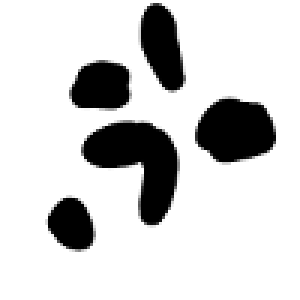
#> input picture map/small_obstacle_map.bmp, 100 x 100 px (shown 3 times larger)
$ python hybridAStarTest.py
#> lines starting #> are read from the running program, lines starting #| are printed output that depends on the picture
### src/Utils/plot.py
import matplotlib.pyplot as plt
import numpy as np
from PIL import Image
import math
from matplotlib import collections as mc

# [46 lines left out: functions plotOccupancyGrid, plotRobotPose, not called in this run]

# Plot a list of robot poses.
# poses: A list of poses, or [[x, y, theta], [...], ...]
def plotRobotPoses(poses, style='bo'):
    for i in range(len(poses)):
        plotRobotPose(poses[i], style)

# [7 lines left out: function plotFeatures, not called in this run]

'''
configs: List of rectangle configuration: [(x, y, theta), ...]
'''
# [23 lines left out: function plotRectangles, not called in this run]


'''
Plot line segments.
lines: A list of lines, defined as [[(x0, y0), (x1, y1)], [...], ...]
'''
# [4 lines left out: function plotLines, not called in this run]

def limit(xs, xe, ys, ye):
    plt.xlim(xs, xe)
    plt.ylim(ys, ye)


def show():
    plt.show()


def readBMPAsNumpyArray(file):
#> called with file = '../map/small_obstacle_map.bmp'
    img = Image.open(file)
#> img is the input picture: PIL image 100x100 L; min 0, max 255, mean 209.1
    data = np.array((img.getdata()))
#> data = 10000 values, max 255 at index 0, min 0 at index 250, mean 209.1
    width, height = img.size
#> width = 100; height = 100
    data = data.reshape(height, width)
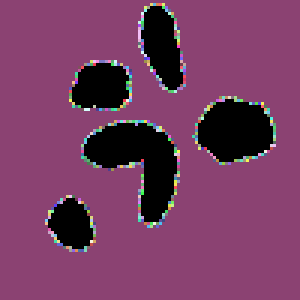
#> data: shape (100, 100) int64 (shown 3 times larger); 203 distinct labels, from 0 to 255; one colour per label, 0 black
    return data

### src/Planning/HybridAStar/ObstacleMap.py
import numpy as np
import kdtree as kd
import src.Planning.HybridAStar.ObstacleNode as obsnode
import math

""" Resposible for testing collision. """
class ObstacleMap:
    """
    occupancy_list: List of occupied locations, in [x, y].
    cell_size: Cell size of what each item in the occupancy list represents.
    car_geometry: Rectangular geometry of the car, parameterized by length and width. Dict {length: ..., width: ..., axel_length: }.
    path_collsion_interval: When performing collision detection of a path, the resolution of the path that will be subdivided
        into.
    k_closest: K nearest obstacles when checking collision.
    accelerated: Use accelerated collision detection. By simply checking obstacle distance against a sphere around
        the vehicle.
    """
    def __init__(self, occupancy_list, cell_size, car_geometry, path_collsion_interval, accelerated=True):
        self.occupancy_list = occupancy_list
        self.cell_size = float(cell_size)
        self.car_geometry = car_geometry
        self.path_collsion_interval = float(path_collsion_interval)

        obstacles = [obsnode.ObstacleNode(config) for config in occupancy_list]
        self.kd_tree = kd.create(point_list=obstacles, dimensions=2)
        self.accerated = accelerated

    # [60 lines left out: functions paths_are_free, is_occupied, not called in this run]

    """
    pos: Position of the point, [x, y]
    """
    # [13 lines left out: functions distance_to_nearest_obstacle, _kd_tree_distance, not called in this run]

### src/Planning/HybridAStar/FowardNonHolonomicMotionModel.py
import numpy as np
import src.Planning.HybridAStar.Path as p
import src.Planning.HybridAStar.DubinCircle as dc


class FowardNonHolonomicMotionModel:
    """
    wheel_max_angle: Maximum turning angle of the car.
    num_angle_controls: Number of discrete wheel controls.
    car_axis_length: Distance from front axel to rear axel.
    distance_increment: distance traversed after applying action.
        This distance should be less than the circumference of the smallest turning circle.
    """
    def __init__(self, wheel_max_angle, num_angle_controls, car_axel_length, distance_increment):
        self.wheel_max_angle = float(wheel_max_angle)
        self.num_angle_controls = int(num_angle_controls)
        self.car_axel_length = float(car_axel_length)
        self.distance_increment = float(distance_increment)

        wheel_increment = 2 * wheel_max_angle / (self.num_angle_controls - 1)
        self.wheel_actions = [theta for theta in np.arange(-wheel_max_angle, wheel_max_angle + 0.001, wheel_increment)]

    """
    config: Configuration of the car, [x, y, theta]. Center of the car is located at
        the midpoint of the rear axel of the car.
    """
    # [46 lines left out: function generate_neighbors, not called in this run]


    def get_min_turning_radius(self):
        return np.abs(self.car_axel_length / np.tan(self.wheel_max_angle))

### src/Planning/HybridAStar/ObstacleNode.py
""" A node in the KD tree of the obstacle map. """
class ObstacleNode:
    """
    config: Node configuration, array [x, y].
    """
    def __init__(self, config):
        self.config = config
        self.neighbors = []

    def get_config(self):
        return self.config

    def __len__(self):
        return 2

    def __getitem__(self, i):
        return self.config[i]

    def __repr__(self):
        return 'Item({}, {})'.format(self.config[0], self.config[1])

### tests/hybridAStarTest.py
import numpy as np
from matplotlib import pyplot as plt
import src.Utils.plot as uplt
import src.Planning.HybridAStar.FowardNonHolonomicMotionModel as model
import src.Planning.HybridAStar.ObstacleMap as obmap
import src.Planning.HybridAStar.Heuristics as h
import src.Planning.HybridAStar.HybridAStar as hastar
import cProfile, pstats
import src.Planning.HybridAStar.PathOptimizer as popt

grid_resolution = 0.5

def show(configs, paths, x_low, x_high, y_low, y_high, point_interval=0.2):
    for path in paths:
        points = path.generate_points(point_interval)
        x = [p[0] for p in points]
        y = [p[1] for p in points]
        plt.plot(x, y)
    uplt.limit(x_low, x_high, y_low, y_high)
    uplt.plotRobotPoses(configs)

def show_path_points(configs, points, x_low, x_high, y_low, y_high):
    x = [p[0] for p in points]
    y = [p[1] for p in points]
    plt.plot(x, y)
    uplt.limit(x_low, x_high, y_low, y_high)
    uplt.plotRobotPoses(configs)

def get_motion_model():
    wheel_max_angle = 20.0 * np.pi / 180.0
    num_angle_controls = 5
    car_axel_length = 1.0
    distance_increment = 2
    motion_model = model.FowardNonHolonomicMotionModel(wheel_max_angle,
                                                       num_angle_controls,
                                                       car_axel_length,
                                                       distance_increment)
    return motion_model

def get_obstacle_map():
    car_geometry = {'length': 2.0, 'width': 1.0, 'axel_length': 1.0}
    path_collsion_interval = 2.0
    cell_size = grid_resolution

    obstacles = []
    map = uplt.readBMPAsNumpyArray("../map/small_obstacle_map.bmp")
    for row in range(len(map)):
        for col in range(len(map[0])):
            if map[row, col] == 0:
                x = cell_size * col
                y = cell_size * row
                obstacles.append(np.array([x, y]))
#> this loop made 100 passes
#> after the loop, obstacles = 1595 pairs, first value 8 to 45, second value 1 to 41

    return obmap.ObstacleMap(obstacles, cell_size, car_geometry, path_collsion_interval), map
#> in __init__, `self.occupancy_list = occupancy_list`: self.occupancy_list has the same summary as obstacles in get_obstacle_map
#> in __init__, `obstacles = [obsnode.ObstacleNode(config) for config in occupancy_list]`: obstacles = 1595 items

def get_heuristics(min_turning_radius):
    heuristics = h.DubinHeuristics(min_turning_radius)
    h_resolution = {'x_res': 1.0, 'y_res': 1.0, 'theta_res': np.pi / 4.0}
    h_limits = {'x_min': -50.0, 'x_max': 50.0, 'y_min': -50.0, 'y_max': 50.0}
    # heuristics.precompute_heuristics(h_resolution, h_limits, "../cache/heuristics")
    heuristics.load_cached_heuristics("../cache/heuristics")
    return heuristics

def get_path_optimizer(obstacle_map, min_turning_radius):
    k_max = 1.0 / min_turning_radius
    optimizer = popt.PathOptimizer(obstacle_map, d_max=5.0, alpha=3.0, k_max=k_max, weights=[0.5, 0.5, 0.5], max_iter=100)
    return optimizer

if __name__=="__main__":
    pr = cProfile.Profile()
    start_config = np.array([10.0, 10.0, 0.0])
    end_config = np.array([40.0, 40.0, -np.pi/2])

    motion_model = get_motion_model()
#> (the run stopped early here; a loop or call above may not have finished)

$ run again, with map/ik_obstacle_map.bmp copied over map/small_obstacle_map.bmp
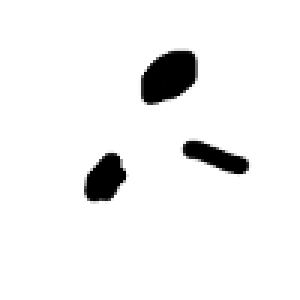
#> input picture map/ik_obstacle_map.bmp, 100 x 100 px (shown 3 times larger)
#> in readBMPAsNumpyArray, img is the input picture: PIL image 100x100 L; min 0, max 255, mean 241.5
#> in readBMPAsNumpyArray, `data = np.array((img.getdata()))`: data = 10000 values, max 255 at index 0, min 0 at index 1855, mean 241.5
#> in readBMPAsNumpyArray, `data = data.reshape(height, width)`:
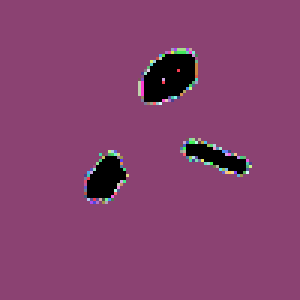
#> data: shape (100, 100) int64 (shown 3 times larger); 125 distinct labels, from 0 to 255; one colour per label, 0 black
#> the loop in get_obstacle_map, `for row in range(len(map)):` made 100 passes
#> after the loop in get_obstacle_map, `for row in range(len(map)):`: obstacles = 430 pairs, first value 14.5 to 40.5, second value 9 to 32.5
#> self.occupancy_list has the same summary as obstacles in get_obstacle_map
#> in __init__, `obstacles = [obsnode.ObstacleNode(config) for config in occupancy_list]`: obstacles = 430 items

$ run again, with map/small_maze_map.bmp copied over map/small_obstacle_map.bmp
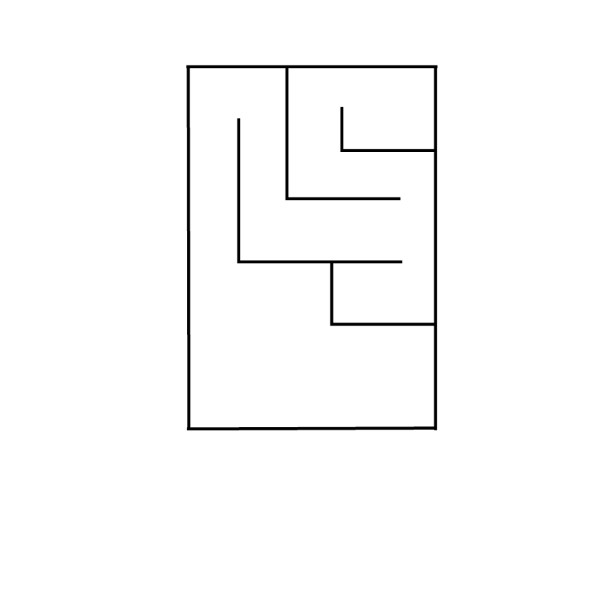
#> input picture map/small_maze_map.bmp, 600 x 600 px
#> in readBMPAsNumpyArray, img is the input picture: PIL image 600x600 L; min 0, max 255, mean 250.6
#> in readBMPAsNumpyArray, `data = data.reshape(height, width)`:
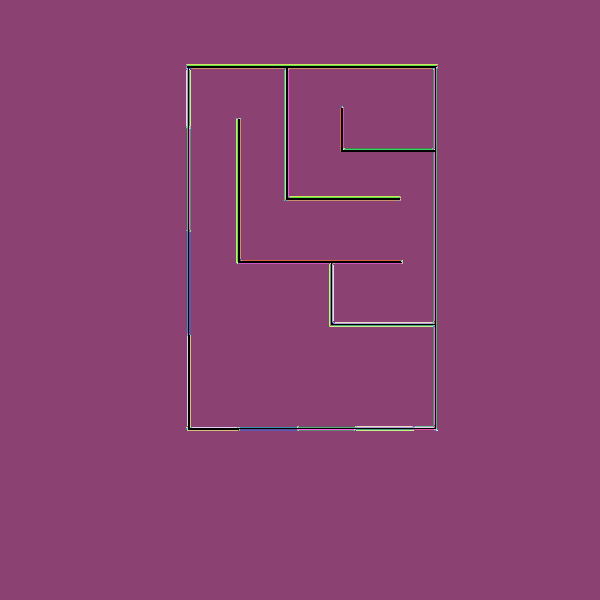
#> data: shape (600, 600) int64; 137 distinct labels, from 0 to 255; one colour per label, 0 black
#> after the loop in get_obstacle_map, `for row in range(len(map)):`: obstacles = 3148 pairs, first value 93.5 to 218, second value 33 to 214.5
#> self.occupancy_list has the same summary as obstacles in get_obstacle_map
#> in __init__, `obstacles = [obsnode.ObstacleNode(config) for config in occupancy_list]`: obstacles = 3148 items
